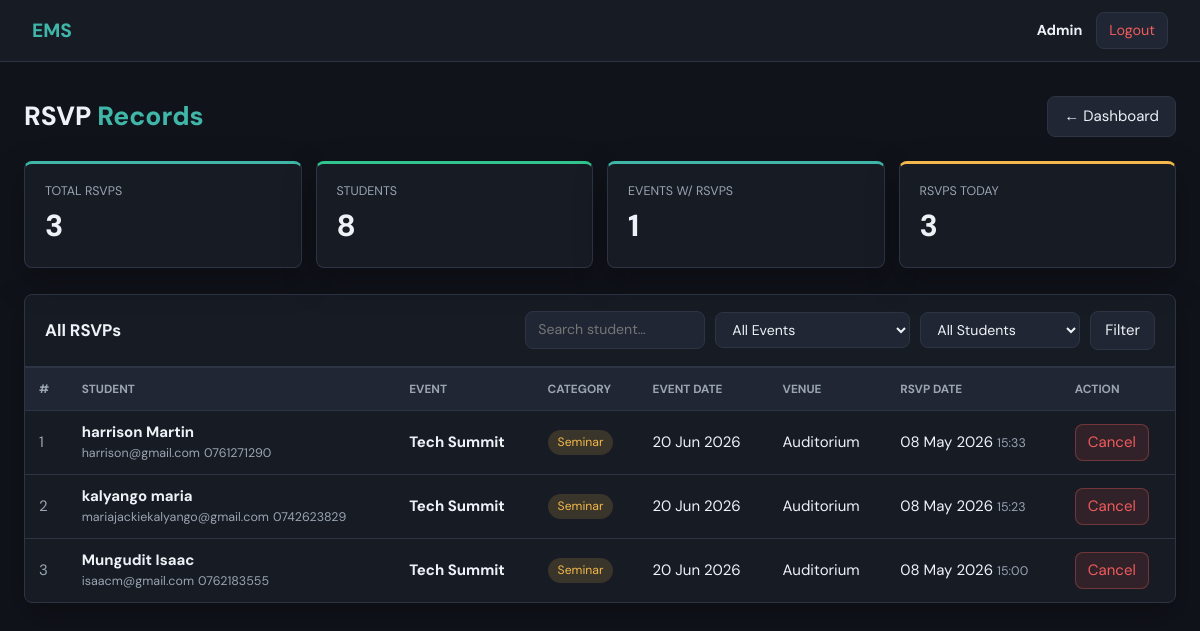
Screenshot of /viewRsvp.php (signed in) with the database file from the repository.
### tables this page shows
CREATE TABLE `rsvp` (
  `Id` int NOT NULL AUTO_INCREMENT,
  `UserId` int DEFAULT NULL,
  `EventId` int DEFAULT NULL,
  `RSVPDate` timestamp NULL DEFAULT CURRENT_TIMESTAMP,
  PRIMARY KEY (`Id`),
  UNIQUE KEY `UserId` (`UserId`,`EventId`),
  KEY `EventId` (`EventId`)
);

CREATE TABLE `users` (
  `Id` int NOT NULL AUTO_INCREMENT,
  `Name` varchar(250) DEFAULT NULL,
  `Email` varchar(250) DEFAULT NULL,
  `Password` varchar(250) DEFAULT NULL,
  `Phone` varchar(20) DEFAULT NULL,
  `RegNo` varchar(50) DEFAULT NULL,
  `Gender` char(10) DEFAULT NULL,
  `CreatedAt` timestamp NULL DEFAULT CURRENT_TIMESTAMP,
  `Role` varchar(20) DEFAULT 'student',
  PRIMARY KEY (`Id`),
  UNIQUE KEY `Email` (`Email`)
);

CREATE TABLE `events` (
  `Id` int NOT NULL AUTO_INCREMENT,
  `Name` varchar(250) DEFAULT NULL,
  `Category` varchar(100) DEFAULT NULL,
  `Description` text,
  `EventDate` date DEFAULT NULL,
  `StartTime` time DEFAULT NULL,
  `EndTime` time DEFAULT NULL,
  `Venue` varchar(250) DEFAULT NULL,
  `Organiser` varchar(250) DEFAULT NULL,
  `RSVPDeadline` date DEFAULT NULL,
  `CreatedBy` int DEFAULT NULL,
  `CreatedAt` timestamp NULL DEFAULT CURRENT_TIMESTAMP,
  `Image` varchar(255) DEFAULT NULL,
  PRIMARY KEY (`Id`),
  KEY `CreatedBy` (`CreatedBy`)
);

### viewRsvp.php (the view, shortened to what this page needs)
<?php
require_once 'dbconnect.php';
$search_name    = trim($_GET['search']      ?? '');
$where  = [];
$whereSQL = $where ? 'WHERE ' . implode(' AND ', $where) : '';
$sql = "
    SELECT
        r.Id        AS rsvp_id,
        r.RSVPDate  AS rsvp_date,
        u.Id        AS user_id,
        u.Name      AS full_name,
        u.Email     AS email,
        u.Phone     AS phone,
        e.Id        AS event_id,
        e.Name      AS event_name,
        e.EventDate AS event_date,
        e.Venue     AS venue,
        e.Category  AS category
    FROM rsvp r
    JOIN users  u ON r.UserId  = u.Id
    JOIN events e ON r.EventId = e.Id
    $whereSQL
    ORDER BY r.RSVPDate DESC
";
$stmt = $conn->prepare($sql);
$stmt->execute();
$rsvps = $stmt->get_result();
$total_rsvps       = $conn->query("SELECT COUNT(*) AS c FROM rsvp")->fetch_assoc()['c'];
$total_students    = $conn->query("SELECT COUNT(*) AS c FROM users")->fetch_assoc()['c'];
$events_with_rsvps = $conn->query("SELECT COUNT(DISTINCT EventId) AS c FROM rsvp")->fetch_assoc()['c'];
$today_rsvps       = $conn->query("SELECT COUNT(*) AS c FROM rsvp WHERE DATE(RSVPDate) = CURDATE()")->fetch_assoc()['c'];
function badgeClass($category) {
    $map = [
        'conference' => 'badge-blue',   'workshop'   => 'badge-green',
        'seminar'    => 'badge-yellow', 'concert'    => 'badge-purple',
        'sport'      => 'badge-red',    'exhibition' => 'badge-blue',
        'networking' => 'badge-green',  'technology' => 'badge-blue',
        'art'        => 'badge-purple',
    ];
    return $map[strtolower($category ?? '')] ?? 'badge-blue';
}
?>
<!DOCTYPE html>
<html lang="en">
<head>
  <link rel="stylesheet" href="AdminStyles.css"/>
</head>
<body>
<div class="topbar">
  <span class="topbar-brand">EMS</span>
  <div class="topbar-user">
    <strong><?= htmlspecialchars($_SESSION['admin_name']) ?></strong>
    <a href="logout.php" class="btn-logout">Logout</a>
  </div>
</div>
<div class="page-wrap">
  <div class="page-header">
    <h1 class="page-title">RSVP <span>Records</span></h1>
    <a href="adminDashboard.php" class="btn btn-secondary">&larr; Dashboard</a>
  </div>
  <div class="stats-grid">
    <div class="stat-card"><div class="stat-label">Total RSVPs</div><div class="stat-value"><?= $total_rsvps ?></div></div>
    <div class="stat-card green"><div class="stat-label">Students</div><div class="stat-value"><?= $total_students ?></div></div>
    <div class="stat-card"><div class="stat-label">Events w/ RSVPs</div><div class="stat-value"><?= $events_with_rsvps ?></div></div>
    <div class="stat-card yellow"><div class="stat-label">RSVPs Today</div><div class="stat-value"><?= $today_rsvps ?></div></div>
  </div>
  <div class="card">
    <div class="card-head">
      <h2>All RSVPs</h2>
      <form method="GET" class="filter-bar">
        <input class="search-box" type="text" name="search" placeholder="Search student…"
          value="<?= htmlspecialchars($search_name) ?>" style="width:180px;"/>
        <select name="event_id" class="search-box" onchange="this.form.submit()">
          <option value="">All Events</option>
        </select>
        <select name="user_id" class="search-box" onchange="this.form.submit()">
          <option value="">All Students</option>
        </select>
        <button type="submit" class="btn btn-secondary" style="padding:7px 14px;">Filter</button>
      </form>
    </div>
    <?php if ($rsvps->num_rows === 0): ?>
      <div class="empty-state">
        <svg width="48" height="48" fill="none" viewBox="0 0 24 24" stroke="currentColor">
          <path stroke-linecap="round" stroke-linejoin="round" stroke-width="1.5"
            d="M17 20h5v-2a3 3 0 00-5.356-1.857M17 20H7m10 0v-2c0-.656-.126-1.283-.356-1.857
               M7 20H2v-2a3 3 0 015.356-1.857M7 20v-2c0-.656.126-1.283.356-1.857
               m0 0a5.002 5.002 0 019.288 0M15 7a3 3 0 11-6 0 3 3 0 016 0z"/>
        </svg>
        <p>No RSVPs found matching your filters.</p>
      </div>
    <?php else: ?>
    <div style="overflow-x:auto;">
      <table>
        <thead>
          <tr>
            <th>#</th><th>Student</th><th>Event</th><th>Category</th>
            <th>Event Date</th><th>Venue</th><th>RSVP Date</th><th>Action</th>
          </tr>
        </thead>
        <tbody>
          <?php $i = 1; while ($row = $rsvps->fetch_assoc()): ?>
          <tr>
            <td style="color:var(--muted)"><?= $i++ ?></td>
            <td class="student-cell">
              <strong><?= htmlspecialchars($row['full_name']) ?></strong>
              <span class="rsvp-meta"><?= htmlspecialchars($row['email']) ?></span>
              <?php if ($row['phone']): ?>
                <span class="rsvp-meta"><?= htmlspecialchars($row['phone']) ?></span>
              <?php endif; ?>
            </td>
            <td><strong><?= htmlspecialchars($row['event_name']) ?></strong></td>
            <td>
              <?php if ($row['category']): ?>
                <span class="badge <?= badgeClass($row['category']) ?>"><?= htmlspecialchars($row['category']) ?></span>
              <?php else: ?>—<?php endif; ?>
            </td>
            <td><?= $row['event_date'] ? date('d M Y', strtotime($row['event_date'])) : '—' ?></td>
            <td><?= htmlspecialchars($row['venue'] ?? '—') ?></td>
            <td style="white-space:nowrap;">
              <?= date('d M Y', strtotime($row['rsvp_date'])) ?>
              <span class="rsvp-meta"><?= date('H:i', strtotime($row['rsvp_date'])) ?></span>
            </td>
            <td>
              <button class="btn btn-delete"
                onclick="confirmCancel(<?= $row['rsvp_id'] ?>,
                  '<?= htmlspecialchars(addslashes($row['full_name'])) ?>',
                  '<?= htmlspecialchars(addslashes($row['event_name'])) ?>')">
                Cancel
              </button>
            </td>
          </tr>
          <?php endwhile; ?>
        </tbody>
      </table>
    </div>
    <?php endif; ?>
  </div>
</div>
</body>
</html>

### AdminStyles.css (style rules this page uses)
:root { --bg: #10131a; --surface: #171b24; --surface2: #202634; --border: #2d3444; --accent: #3fb6a8; --accent2: #f2b84b; --success: #31c48d; --danger: #ef5b5b; --warning: #f2b84b; --text: #eef2f6; --muted: #9aa4b2; --radius: 8px; --shadow: 0 12px 34px rgba(0,0,0,0.28); }
*, *::before, *::after { box-sizing: border-box; margin: 0; padding: 0; }
body { min-height: 100vh; font-family: 'DM Sans', Arial, sans-serif; background: var(--bg); color: var(--text); font-size: 15px; line-height: 1.55; }
.topbar { height: 62px; padding: 0 32px; background: var(--surface); border-bottom: 1px solid var(--border); display: flex; align-items: center; justify-content: space-between; position: sticky; top: 0; z-index: 10; }
.topbar-brand { color: var(--accent); font-weight: 800; font-size: 1.2rem; letter-spacing: 0; }
.topbar-user { display: flex; align-items: center; gap: 14px; color: var(--muted); font-size: 0.9rem; flex-wrap: wrap; }
.topbar-user strong { color: var(--text); }
.btn-logout { color: var(--danger); background: var(--surface2); border: 1px solid var(--border); border-radius: var(--radius); padding: 6px 12px; text-decoration: none; }
.page-wrap { max-width: 1220px; margin: 0 auto; padding: 34px 24px; }
.page-header { display: flex; align-items: center; justify-content: space-between; gap: 14px; margin-bottom: 24px; flex-wrap: wrap; }
.page-title { font-size: 1.65rem; font-weight: 800; }
.page-title span { color: var(--accent); }
.stats-grid { display: grid; grid-template-columns: repeat(4, minmax(150px, 1fr)); gap: 14px; margin-bottom: 26px; }
.stat-card, .card, .form-wrap { background: var(--surface); border: 1px solid var(--border); border-radius: var(--radius); box-shadow: var(--shadow); }
.stat-card { padding: 18px 20px; border-top: 3px solid var(--accent); }
.stat-card.green { border-top-color: var(--success); }
.stat-card.yellow { border-top-color: var(--warning); }
.stat-label { color: var(--muted); font-size: 0.78rem; text-transform: uppercase; }
.stat-value { font-size: 1.9rem; font-weight: 800; }
.card { overflow: hidden; }
.card-head { padding: 16px 20px; border-bottom: 1px solid var(--border); display: flex; align-items: center; justify-content: space-between; gap: 12px; flex-wrap: wrap; }
.card-head h2 { font-size: 1.05rem; }
.search-box, input, select, textarea { background: var(--surface2); border: 1px solid var(--border); border-radius: var(--radius); color: var(--text); padding: 9px 12px; font: inherit; }
.search-box { width: 220px; }
table { width: 100%; border-collapse: collapse; }
thead tr { background: var(--surface2); }
th, td { padding: 12px 14px; text-align: left; border-top: 1px solid var(--border); }
th { color: var(--muted); font-size: 0.74rem; text-transform: uppercase; font-weight: 700; }
.badge { display: inline-block; padding: 3px 10px; border-radius: 999px; font-size: 0.76rem; }
.badge-yellow { background: rgba(242,184,75,0.16); color: var(--warning); }
.btn { display: inline-flex; align-items: center; justify-content: center; gap: 6px; border: 1px solid transparent; border-radius: var(--radius); padding: 8px 16px; text-decoration: none; font: inherit; cursor: pointer; white-space: nowrap; }
.btn-secondary { background: var(--surface2); border-color: var(--border); color: var(--text); }
.btn-delete { background: rgba(239,91,91,0.12); color: var(--danger); border-color: rgba(239,91,91,0.34); padding: 6px 12px; }

### viewRsvp.php (style rules this page uses)
.filter-bar { display:flex; gap:10px; flex-wrap:wrap; align-items:center; }
.filter-bar select, .filter-bar input { width:auto; min-width:160px; padding:7px 12px; font-size:0.88rem; }
.rsvp-meta { font-size:0.78rem; color:var(--muted); margin-top:2px; }
.student-cell { line-height:1.3; }
.student-cell strong { display:block; }

### rows the page displays
rsvp: UserId.Name "harrison Martin", UserId.Email "harrison@gmail.com", UserId.Phone "0761271290", EventId.Name "Tech Summit", EventId.Category "Seminar", EventId.EventDate "20 Jun 2026", EventId.Venue "Auditorium", RSVPDate "08 May 2026", RSVPDate "15:33"
rsvp: UserId.Name "kalyango maria", UserId.Email "mariajackiekalyango@gmail.com", UserId.Phone "0742623829", EventId.Name "Tech Summit", EventId.Category "Seminar", EventId.EventDate "20 Jun 2026", EventId.Venue "Auditorium", RSVPDate "08 May 2026", RSVPDate "15:23"
rsvp: UserId.Name "Mungudit Isaac", UserId.Email "isaacm@gmail.com", UserId.Phone "0762183555", EventId.Name "Tech Summit", EventId.Category "Seminar", EventId.EventDate "20 Jun 2026", EventId.Venue "Auditorium", RSVPDate "08 May 2026", RSVPDate "15:00"

### other values shown
$_SESSION['admin_name'] "Admin"
$total_rsvps "3"
$total_students "8"
$events_with_rsvps "1"
$today_rsvps "3"
